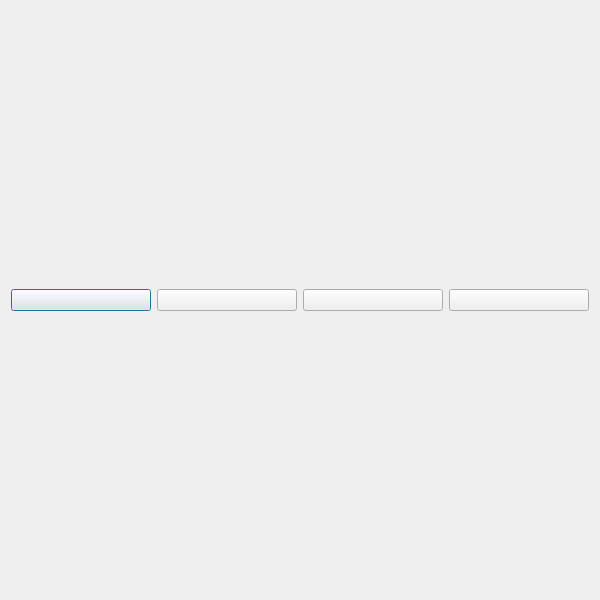
<?xml version="1.0" encoding="UTF-8"?>
<ui version="4.0">
 <class>Field</class>
 <widget class="QDialog" name="Field">
  <property name="geometry">
   <rect>
    <x>0</x>
    <y>0</y>
    <width>600</width>
    <height>600</height>
   </rect>
  </property>
  <property name="windowTitle">
   <string>Dialog</string>
  </property>
  <layout class="QGridLayout" name="gridLayout">
   <item row="0" column="0">
    <widget class="QPushButton" name="pushButton">
     <property name="sizePolicy">
      <sizepolicy hsizetype="MinimumExpanding" vsizetype="Maximum">
       <horstretch>0</horstretch>
       <verstretch>0</verstretch>
      </sizepolicy>
     </property>
     <property name="text">
      <string/>
     </property>
     <property name="icon">
      <iconset resource="src.qrc">
       <normaloff>:/Grass1.jpg</normaloff>:/Grass1.jpg</iconset>
     </property>
     <property name="iconSize">
      <size>
       <width>500</width>
       <height>500</height>
      </size>
     </property>
    </widget>
   </item>
   <item row="0" column="1">
    <widget class="QPushButton" name="pushButton_2">
     <property name="sizePolicy">
      <sizepolicy hsizetype="MinimumExpanding" vsizetype="Maximum">
       <horstretch>0</horstretch>
       <verstretch>0</verstretch>
      </sizepolicy>
     </property>
     <property name="text">
      <string/>
     </property>
     <property name="icon">
      <iconset resource="src.qrc">
       <normaloff>:/Grass2.jpg</normaloff>:/Grass2.jpg</iconset>
     </property>
     <property name="iconSize">
      <size>
       <width>500</width>
       <height>500</height>
      </size>
     </property>
    </widget>
   </item>
   <item row="0" column="2">
    <widget class="QPushButton" name="pushButton_3">
     <property name="sizePolicy">
      <sizepolicy hsizetype="MinimumExpanding" vsizetype="Maximum">
       <horstretch>0</horstretch>
       <verstretch>0</verstretch>
      </sizepolicy>
     </property>
     <property name="text">
      <string/>
     </property>
     <property name="icon">
      <iconset resource="src.qrc">
       <normaloff>:/Grass3.jpg</normaloff>:/Grass3.jpg</iconset>
     </property>
     <property name="iconSize">
      <size>
       <width>500</width>
       <height>500</height>
      </size>
     </property>
    </widget>
   </item>
   <item row="0" column="3">
    <widget class="QPushButton" name="pushButton_4">
     <property name="sizePolicy">
      <sizepolicy hsizetype="MinimumExpanding" vsizetype="Maximum">
       <horstretch>0</horstretch>
       <verstretch>0</verstretch>
      </sizepolicy>
     </property>
     <property name="text">
      <string/>
     </property>
     <property name="icon">
      <iconset resource="src.qrc">
       <normaloff>:/Grass4.jpg</normaloff>:/Grass4.jpg</iconset>
     </property>
     <property name="iconSize">
      <size>
       <width>500</width>
       <height>500</height>
      </size>
     </property>
    </widget>
   </item>
  </layout>
 </widget>
 <resources>
  <include location="src.qrc"/>
 </resources>
 <connections/>
</ui>
